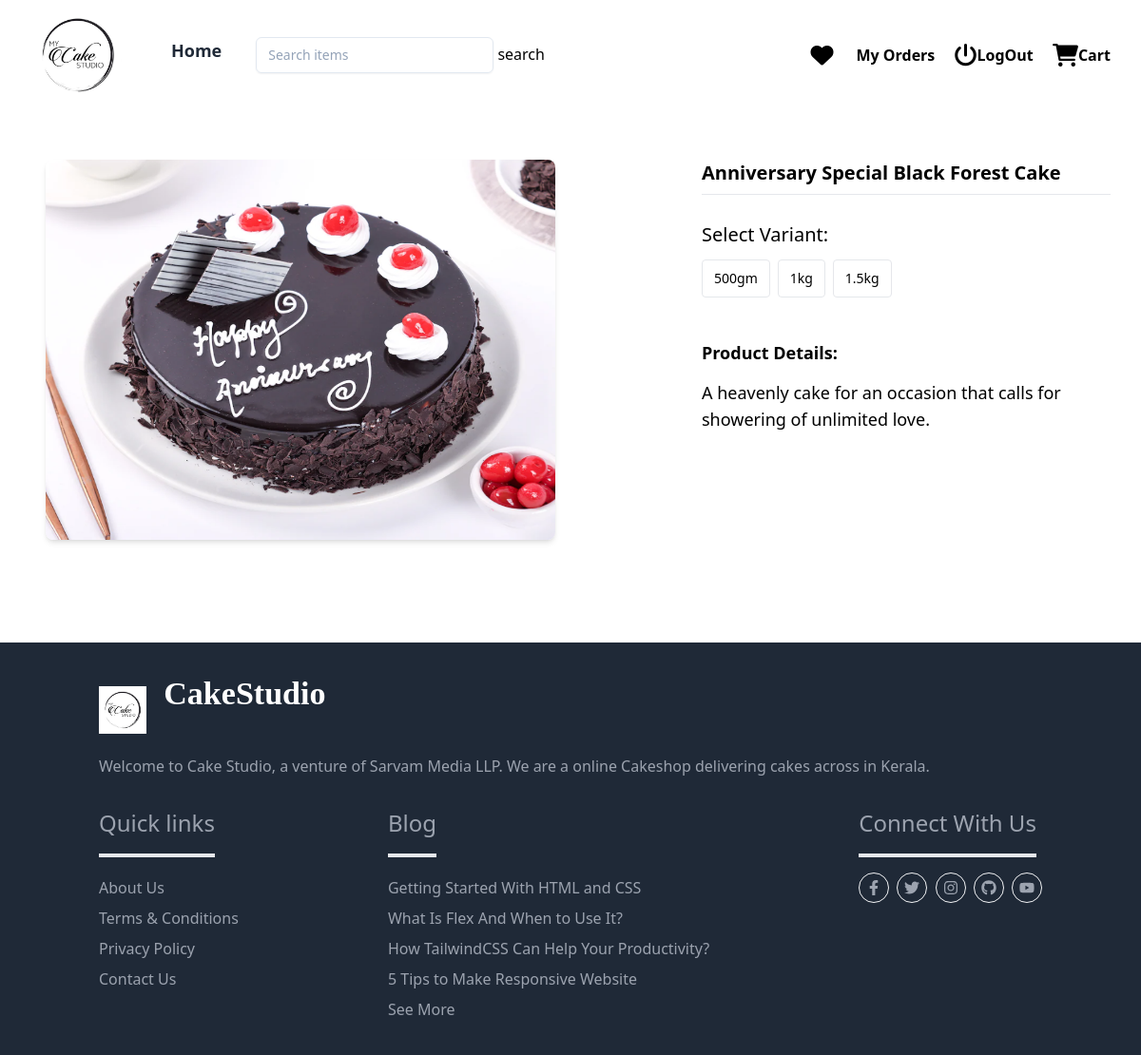
Before: /cake/2/variants/ (signed in) with the older database file.
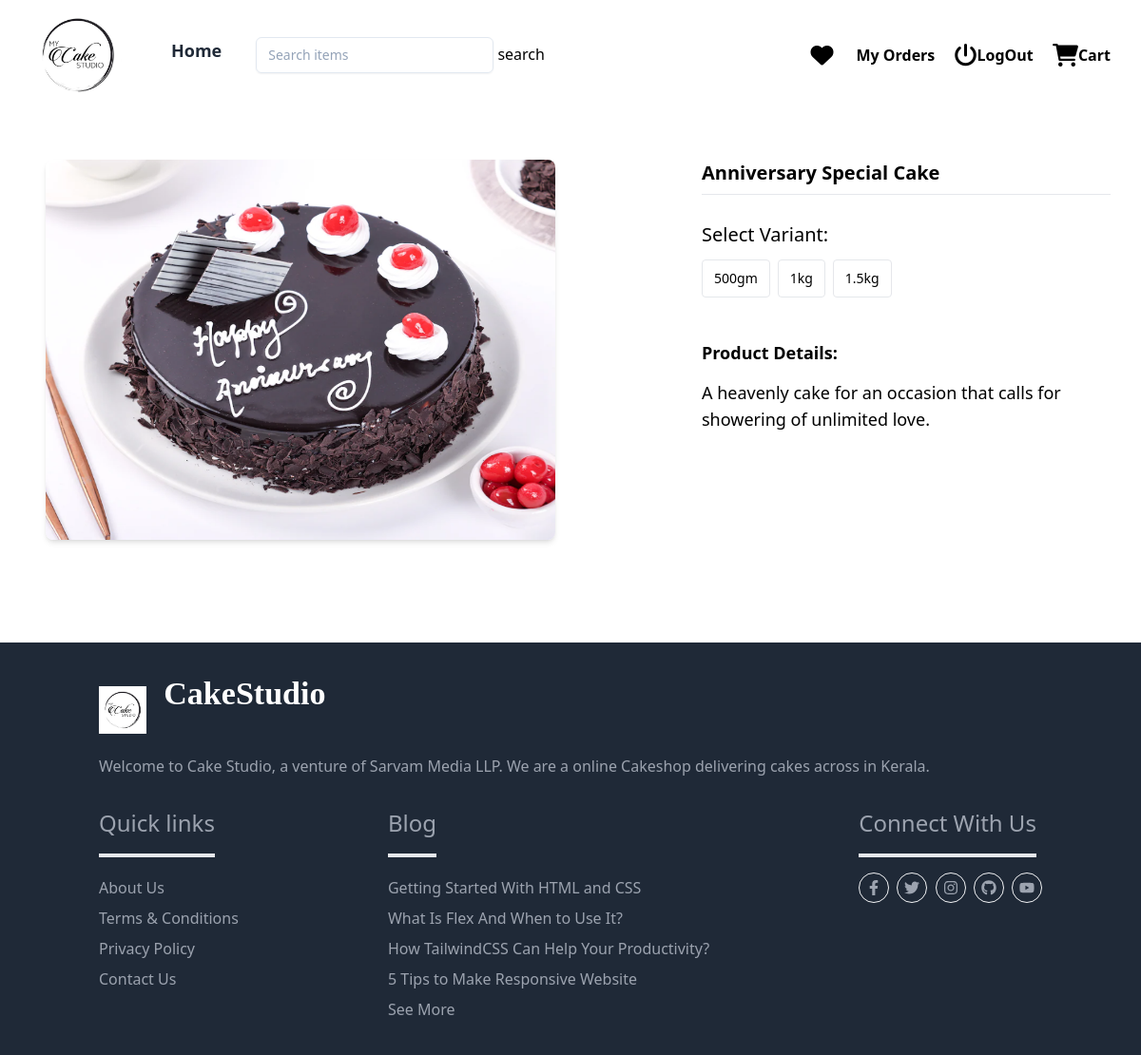
After: the same page with the newer database file.
### myapp/models.py (models this page shows, shortened)
class Cake(models.Model):
    name=models.CharField(max_length=300)
    description=models.TextField()
    image=models.ImageField(upload_to="cake_images",default="/cake_images/default.png")
    tag_objects=models.ManyToManyField(Tag)
    created_date=models.DateTimeField(auto_now_add=True)
    updated_date=models.DateTimeField(auto_now=True)
    is_active=models.BooleanField(default=True)

### myapp/views.py (the view)
# urls.py: path('cake/<int:pk>/variants/',views.CakeVaraintsView.as_view(),name='cake-variants'),
@method_decorator(signin_required,name='dispatch')
class CakeVaraintsView(View):
    def get(self,request,*args,**kwargs):
        id=kwargs.get('pk')
        print('cake..:',id)
        cake_obj=Cake.objects.get(id=id)
        qs=CakeVariant.objects.filter(cake_object=id)
        return render(request,'store/cake_variants.html',{'variants':qs,'cake':cake_obj})

### myapp/decoroters.py (called while the page is built)
def signin_required(fn):
    def wrapper(request,*args,**kwargs):
        if not request.user.is_authenticated:
            messages.error(request,'invalid session! Please login')
            return redirect('sign-in')
        else:
            return fn(request,*args,**kwargs)
    return wrapper

### myapp/models.py (called while the page is built)
    def __str__(self) -> str:
        return self.title

### myapp/templates/store/cake_variants.html (shortened to what this page needs)
{%extends 'store/base.html'%}
{%block main_block%}
<div class="">
    <div class="overflow-hidden sp mx-auto max-w-7xl px-2 py-5 lg:px-0">
      <div class="mb-9 pt-4 md:px-6 md:pt-7 lg:mb-2 lg:p-8 2xl:p-10 2xl:pt-10">
        <div class="items-start justify-between lg:flex lg:space-x-8">
          <div class="w-full h-auto  md:w-1/2 px-4 mb-8">
            <img src="{{cake.image.url}}" alt="Product"
                        class="w-full h-[400px] rounded-lg shadow-md mb-4" id="mainImage">
          </div>
          <div class="flex shrink-0 flex-col lg:w-[430px] xl:w-[520px] 2xl:w-[480px]">
            <div class="pb-2">
              <h2 class="text-lg font-semibold md:text-xl xl:text-2xl">
                {{cake.name}}
              </h2>
            </div>
          <hr>
            <div>
            <div class="mb-2 pt-2">
            {%if variants%}
              <h4 class="text-xl text-20px mt-5 mb-3 font-normal capitalize text-opacity-70">
                 Select Variant:
              </h4>
              <ul class="flex flex-wrap space-x-2">
                {%for v in variants%}
                  <a
                  href="{%url 'variant' v.id cake.id%}"
                    class="md:text-15px mb-2 flex h-9 cursor-pointer items-center justify-center rounded border p-1 px-3 text-sm font-medium transition duration-200 ease-in-out md:mb-3 md:h-10">
                    {{v.weight_object}}
                </a>
                {%endfor%}
          {%endif%}
            </div>
            <div class="pt-6 xl:pt-8">
              <h3 class="text-15px mb-3 font-bold sm:text-lg lg:mb-3.5">
                Product Details:
              </h3>
              <p class="text-lg">
                {{cake.description}}
              </p>
            </div>
          </div>
        </div>
      </div>
    </div>
  </div>
  {%endblock%}

Changed rows visible on the page:
changed Cake "A heavenly cake for an occasion that calls for showering of unlimited love.": name "Anniversary Special Black Forest Cake" → "Anniversary Special Cake"
